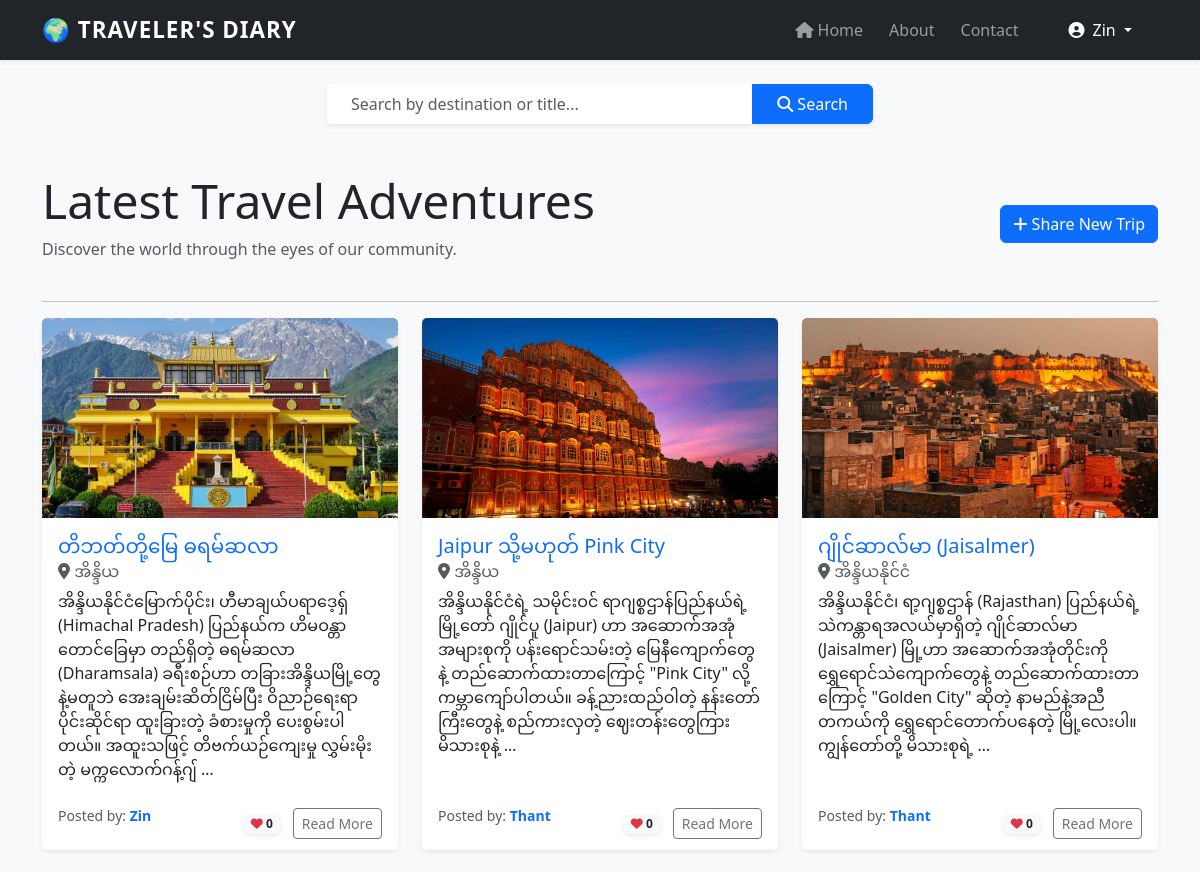
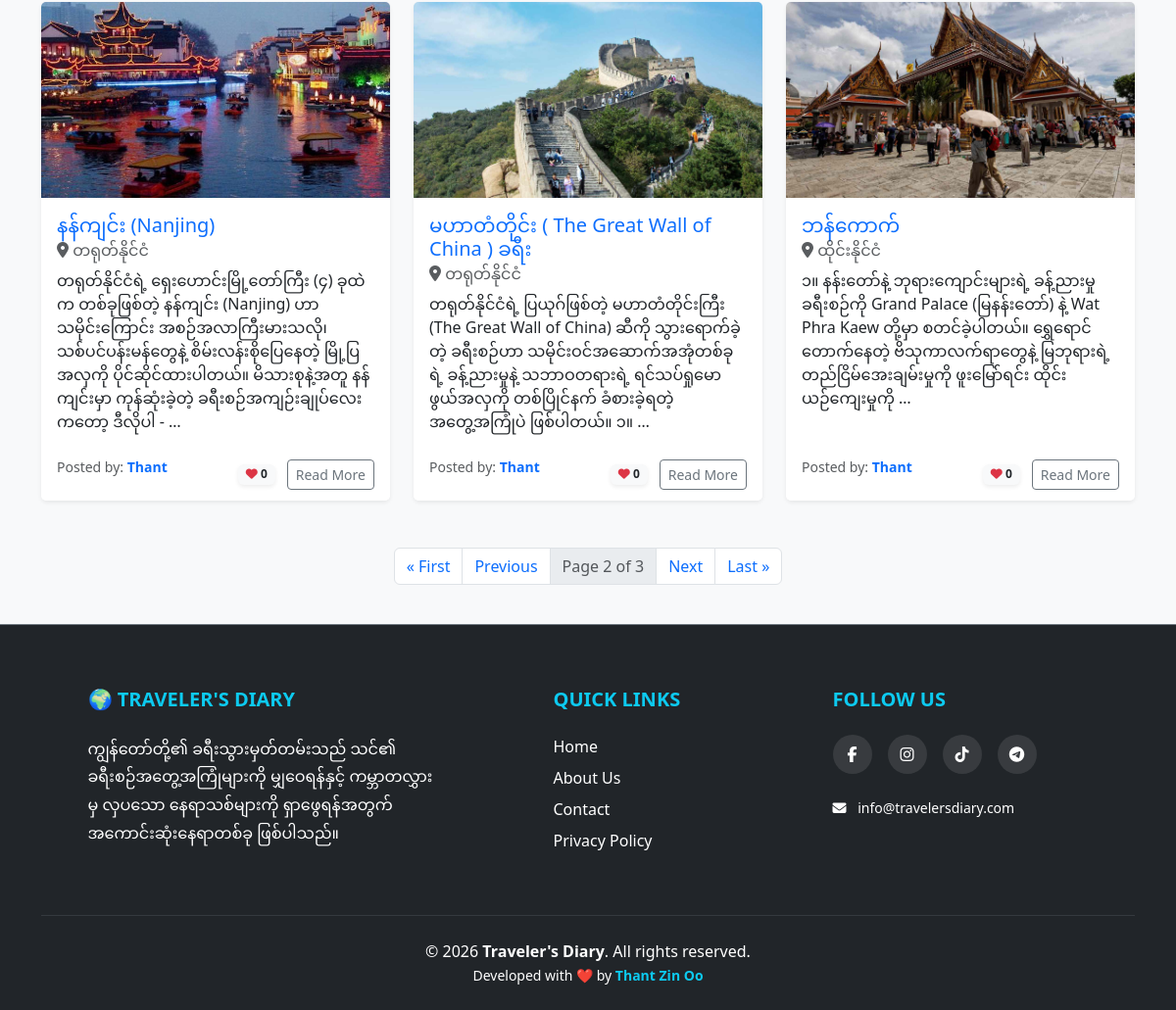
Page /?page=2 (signed in) on the committed database (2 pictures, top to bottom).
### blog/models.py (models this page shows, shortened)
class TravelPost(models.Model):
    author = models.ForeignKey(User, on_delete=models.CASCADE)
    title = models.CharField(max_length=200)
    location = models.CharField(max_length=100)
    content = models.TextField()
    image = models.ImageField(upload_to='travel_posts/')
    created_at = models.DateTimeField(auto_now_add=True)
    likes = models.ManyToManyField(User, related_name='blog_posts', blank=True)
    def total_likes(self):
        return self.likes.count()

### blog/views.py (the view)
# urls.py: path('', views.home, name='blog-home'),
def home(request):
    query = request.GET.get('q')
    if query:
        posts_list = TravelPost.objects.filter(
            Q(title__icontains=query) | Q(location__icontains=query)
        ).distinct().order_by('-created_at')
    else:
        posts_list = TravelPost.objects.all().order_by('-created_at')
    paginator = Paginator(posts_list, 6)
    page_number = request.GET.get('page')
    posts = paginator.get_page(page_number)
    return render(request, 'blog/home.html', {'posts': posts})

### blog/templates/blog/home.html (shortened to what this page needs)
{% extends "base.html" %}
{% block content %}
<div class="row justify-content-center mb-5">
    <div class="col-md-6">
        <form action="{% url 'blog-home' %}" method="GET" class="input-group shadow-sm">
            <input type="text" name="q" class="form-control border-0 px-4 py-2"
                placeholder="Search by destination or title..." value="{{ request.GET.q }}">
            <button class="btn btn-primary px-4" type="submit">
                <i class="fas fa-search"></i> Search
            </button>
        </form>
    </div>
</div>
<div class="row mb-4">
    <div class="col-md-8">
        <h2 class="display-5 font-italic">Latest Travel Adventures</h2>
        <p class="text-muted">Discover the world through the eyes of our community.</p>
    </div>
    <div class="col-md-4 text-end align-self-center">
        {% if user.is_authenticated %}
        <a href="{% url 'post-create' %}" class="btn btn-primary"><i class="fas fa-plus"></i> Share New Trip</a>
        {% endif %}
    </div>
</div>
<hr>
<div class="row">
    {% if posts %}
    {% for post in posts %}
    <div class="col-md-4 mb-4">
        <div class="card h-100 shadow-sm border-0">
            {% if post.image %}
            <img src="{{ post.image.url }}" class="card-img-top" alt="{{ post.title }}"
                style="height: 200px; object-fit: cover;">
            {% endif %}
            <div class="card-body">
                <h5 class="card-title text-primary">{{ post.title }}</h5>
                <h6 class="card-subtitle mb-2 text-muted">
                    <i class="fas fa-map-marker-alt"></i> {{ post.location }}
                </h6>
                <p class="card-text">{{ post.content|truncatewords:20 }}</p>
            </div>
            <div class="card-footer bg-white border-0 d-flex justify-content-between align-items-center">
                <p class="text-muted small">
                    Posted by:
                    <a href="{% url 'profile' post.author.username %}"
                        class="text-decoration-none fw-bold text-primary">
                        {{ post.author.username }}
                    </a>
                </p>
                <div>
                    <span class="badge bg-light text-dark shadow-sm">
                        <i class="fas fa-heart text-danger"></i> {{ post.total_likes }}
                    </span>
                    <a href="{% url 'post-detail' post.pk %}" class="btn btn-sm btn-outline-secondary ms-2">Read
                        More</a>
                </div>
            </div>
        </div>
    </div>
    {% endfor %}
    {% endif %}
</div>
<nav aria-label="Page navigation" class="mt-4">
    <ul class="pagination justify-content-center">
        {% if posts.has_previous %}
        <li class="page-item">
            <a class="page-link" href="?page=1{% if request.GET.q %}&q={{ request.GET.q }}{% endif %}">&laquo; First</a>
        </li>
        <li class="page-item">
            <a class="page-link"
                href="?page={{ posts.previous_page_number }}{% if request.GET.q %}&q={{ request.GET.q }}{% endif %}">Previous</a>
        </li>
        {% endif %}
        <li class="page-item disabled">
            <span class="page-link">Page {{ posts.number }} of {{ posts.paginator.num_pages }}</span>
        </li>
        {% if posts.has_next %}
        <li class="page-item">
            <a class="page-link"
                href="?page={{ posts.next_page_number }}{% if request.GET.q %}&q={{ request.GET.q }}{% endif %}">Next</a>
        </li>
        <li class="page-item">
            <a class="page-link"
                href="?page={{ posts.paginator.num_pages }}{% if request.GET.q %}&q={{ request.GET.q }}{% endif %}">Last
                &raquo;</a>
        </li>
        {% endif %}
    </ul>
</nav>
{% endblock content %}

### templates/base.html (shortened to what this page needs)
<!DOCTYPE html>
<html lang="en">
<head>
    <link href="https://cdn.jsdelivr.net/npm/bootstrap@5.3.0/dist/css/bootstrap.min.css" rel="stylesheet">
    <link rel="stylesheet" href="https://cdnjs.cloudflare.com/ajax/libs/font-awesome/6.4.2/css/all.min.css">
</head>
<body>
    <nav class="navbar navbar-expand-lg navbar-dark bg-dark shadow-sm">
        <div class="container">
            <a class="navbar-brand" href="{% url 'blog-home' %}">🌍 TRAVELER'S DIARY</a>
            <div class="collapse navbar-collapse" id="navbarNav">
                <ul class="navbar-nav ms-auto align-items-center">
                    <li class="nav-item">
                        <a class="nav-link" href="{% url 'blog-home' %}"><i class="fa-solid fa-home me-1"></i>Home</a>
                    </li>
                    <li class="nav-item">
                        <a class="nav-link" href="{% url 'blog-about' %}">About</a>
                    </li>
                    <li class="nav-item">
                        <a class="nav-link" href="{% url 'blog-contact' %}">Contact</a>
                    </li>
                    {% if user.is_authenticated %}
                    <li class="nav-item dropdown ms-lg-3">
                        <a class="nav-link dropdown-toggle btn btn-outline-info text-white px-3 mt-1 mt-lg-0" href="#"
                            id="userDropdown" role="button" data-bs-toggle="dropdown" aria-expanded="false">
                            <i class="fa-solid fa-user-circle me-1"></i> {{ user.username }}
                        </a>
                    </li>
                    {% endif %}
                </ul>
            </div>
        </div>
    </nav>
    <main class="container my-4">
        {% block content %}
        {% endblock %}
    </main>
    <footer class="bg-dark text-white pt-5 pb-4 mt-auto border-top border-secondary">
        <div class="container text-md-start text-center">
            <div class="row">
                <div class="col-md-4 col-lg-4 col-xl-4 mx-auto mt-3">
                    <h5 class="text-uppercase mb-4 fw-bold text-info">🌍 Traveler's Diary</h5>
                    <p class="text-white" style="line-height: 1.8;">
                        ကျွန်တော်တို့၏ ခရီးသွားမှတ်တမ်းသည် သင်၏ ခရီးစဉ်အတွေ့အကြုံများကို မျှဝေရန်နှင့် ကမ္ဘာတလွှားမှ
                        လှပသော နေရာသစ်များကို ရှာဖွေရန်အတွက် အကောင်းဆုံးနေရာတစ်ခု ဖြစ်ပါသည်။
                    </p>
                </div>
                <div class="col-md-2 col-lg-2 col-xl-2 mx-auto mt-3">
                    <h5 class="text-uppercase mb-4 fw-bold text-info">Quick Links</h5>
                    <ul class="list-unstyled p-0">
                        <li class="mb-2"><a href="{% url 'blog-home' %}"
                                class="text-white text-decoration-none hover-link">Home</a></li>
                        <li class="mb-2"><a href="{% url 'blog-about' %}"
                                class="text-white text-decoration-none hover-link">About Us</a></li>
                        <li class="mb-2"><a href="{% url 'blog-contact' %}"
                                class="text-white text-decoration-none hover-link">Contact</a></li>
                        <li class="mb-2">
                            <a href="{% url 'blog-privacy' %}"
                                class="text-white text-decoration-none hover-link">Privacy Policy</a>
                        </li>
                    </ul>
                </div>
                <div class="col-md-4 col-lg-3 col-xl-3 mx-auto mt-3">
                    <h5 class="text-uppercase mb-4 fw-bold text-info">Follow Us</h5>
                    <div class="d-flex justify-content-md-start justify-content-center gap-3">
                        <a href="https://www.facebook.com/" target="_blank" class="social-icon text-white"><i class="fab fa-facebook-f"></i></a>
                        <a href="https://www.instagram.com/" target="_blank" class="social-icon text-white"><i class="fab fa-instagram"></i></a>
                        <a href="https://www.tiktok.com/en/" target="_blank" class="social-icon text-white"><i class="fab fa-tiktok"></i></a>
                        <a href="https://web.telegram.org/" target="_blank" class="social-icon text-white"><i class="fab fa-telegram-plane"></i></a>
                    </div>
                    <p class="mt-4 text-white small"><i class="fas fa-envelope me-2"></i> info@travelersdiary.com</p>
                </div>
            </div>
            <hr class="mb-4 mt-5 border-secondary">
            <div class="row align-items-center">
                <div class="col-md-12 text-center">
                    <p class="mb-0">
                        © 2026 <strong>Traveler's Diary</strong>. All rights reserved.
                    </p>
                    <small class="text-white">Developed with ❤️ by <span class="text-info fw-bold">Thant Zin
                            Oo</span></small>
                </div>
            </div>
        </div>
    </footer>
</body>
</html>

### templates/base.html (style rules this page uses)
body { display: flex; flex-direction: column; min-height: 100vh; background-color: #f8f9fa; }
main { flex: 1; }
.navbar-brand { font-weight: bold; letter-spacing: 1px; font-size: 1.4rem; }
.nav-link { margin-right: 10px; font-weight: 500; }
.social-icon { width: 40px; height: 40px; background: rgba(255, 255, 255, 0.1); display: flex; align-items: center; justify-content: center; border-radius: 50%; transition: all 0.3s ease; text-decoration: none; }

### rows in the picture
TravelPost: image (picture), title "တိဘတ်တို့မြေ ဓရမ်ဆလာ", location "အိန္ဒိယ", content "အိန္ဒိယနိုင်ငံမြောက်ပိုင်း၊ ဟီမာချယ်ပရာဒေ့ရှ် (Himachal Pradesh) ပြည်နယ်က ဟိမဝန္တာတောင်ခြေမှာ တည်ရှိတဲ့ ဓရမ်ဆလာ (Dharamsala) ခရီးစဉ်ဟာ တခြားအိန္ဒိယမြို့တွေနဲ့မတူဘဲ အေးချမ်းဆိတ်ငြိမ်ပြီး ဝိညာဉ်ရေးရာပိုင်းဆိုင်ရာ ထူးခြားတဲ့ ခံစားမှုကို ပေးစွမ်းပါတယ်။ အထူးသဖြင့် တိဗက်ယဉ်ကျေးမှု လွှမ်းမိုးတဲ့ မက္ကလောက်ဂန့်ဂျ် …", author.username "Zin", total_likes "0"
TravelPost: image (picture), title "Jaipur သို့မဟုတ် Pink City", location "အိန္ဒိယ", content "အိန္ဒိယနိုင်ငံရဲ့ သမိုင်းဝင် ရာဂျစ္စဌာန်ပြည်နယ်ရဲ့ မြို့တော် ဂျိုင်ပူ (Jaipur) ဟာ အဆောက်အအုံအများစုကို ပန်းရောင်သမ်းတဲ့ မြေနီကျောက်တွေနဲ့ တည်ဆောက်ထားတာကြောင့် \"Pink City\" လို့ ကမ္ဘာကျော်ပါတယ်။ ခန့်ညားထည်ဝါတဲ့ နန်းတော်ကြီးတွေနဲ့ စည်ကားလှတဲ့ ဈေးတန်းတွေကြား မိသားစုနဲ့ …", author.username "Thant", total_likes "0"
TravelPost: image (picture), title "ဂျိုင်ဆာလ်မာ (Jaisalmer)", location "အိန္ဒိယနိုင်ငံ", content "အိန္ဒိယနိုင်ငံ၊ ရာ့ဂျစ္စဌာန် (Rajasthan) ပြည်နယ်ရဲ့ သဲကန္တာရအလယ်မှာရှိတဲ့ ဂျိုင်ဆာလ်မာ (Jaisalmer) မြို့ဟာ အဆောက်အအုံတိုင်းကို ရွှေရောင်သဲကျောက်တွေနဲ့ တည်ဆောက်ထားတာကြောင့် \"Golden City\" ဆိုတဲ့ နာမည်နဲ့အညီ တကယ်ကို ရွှေရောင်တောက်ပနေတဲ့ မြို့လေးပါ။ ကျွန်တော်တို့ မိသားစုရဲ့ …", author.username "Thant", total_likes "0"
TravelPost: image (picture), title "နန်ကျင်း (Nanjing)", location "တရုတ်နိုင်ငံ", content "တရုတ်နိုင်ငံရဲ့ ရှေးဟောင်းမြို့တော်ကြီး (၄) ခုထဲက တစ်ခုဖြစ်တဲ့ နန်ကျင်း (Nanjing) ဟာ သမိုင်းကြောင်း အစဉ်အလာကြီးမားသလို၊ သစ်ပင်ပန်းမန်တွေနဲ့ စိမ်းလန်းစိုပြေနေတဲ့ မြို့ပြအလှကို ပိုင်ဆိုင်ထားပါတယ်။ မိသားစုနဲ့အတူ နန်ကျင်းမှာ ကုန်ဆုံးခဲ့တဲ့ ခရီးစဉ်အကျဉ်းချုပ်လေးကတော့ ဒီလိုပါ - …", author.username "Thant", total_likes "0"
TravelPost: image (picture), title "မဟာတံတိုင်း ( The Great Wall of China ) ခရီး", location "တရုတ်နိုင်ငံ", content "တရုတ်နိုင်ငံရဲ့ ပြယုဂ်ဖြစ်တဲ့ မဟာတံတိုင်းကြီး (The Great Wall of China) ဆီကို သွားရောက်ခဲ့တဲ့ ခရီးစဉ်ဟာ သမိုင်းဝင်အဆောက်အအုံတစ်ခုရဲ့ ခန့်ညားမှုနဲ့ သဘာဝတရားရဲ့ ရင်သပ်ရှုမောဖွယ်အလှကို တစ်ပြိုင်နက် ခံစားခဲ့ရတဲ့ အတွေ့အကြုံပဲ ဖြစ်ပါတယ်။ ၁။ …", author.username "Thant", total_likes "0"
TravelPost: image (picture), title "ဘန်ကောက်", location "ထိုင်းနိုင်ငံ", content "၁။ နန်းတော်နဲ့ ဘုရားကျောင်းများရဲ့ ခန့်ညားမှု ခရီးစဉ်ကို Grand Palace (မြနန်းတော်) နဲ့ Wat Phra Kaew တို့မှာ စတင်ခဲ့ပါတယ်။ ရွှေရောင်တောက်နေတဲ့ ဗိသုကာလက်ရာတွေနဲ့ မြဘုရားရဲ့ တည်ငြိမ်အေးချမ်းမှုကို ဖူးမြော်ရင်း ထိုင်းယဉ်ကျေးမှုကို …", author.username "Thant", total_likes "0"

### other values in the picture
{{ user.username }} "Zin"
{{ posts.number }} "2"
{{ posts.paginator.num_pages }} "3"
